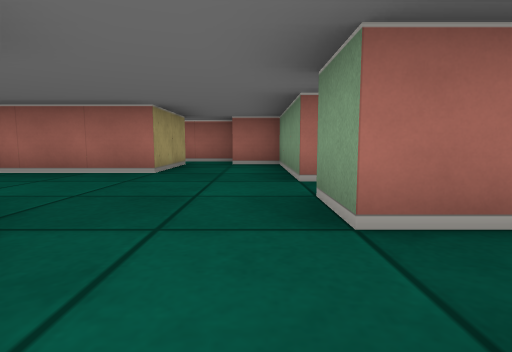
view 1 (above)

13 first-person views from a walk through a cub3D level. The camera is about half as high as the walls, tilts 6° down and sees 80° across. The floor is counted in squares. Each view is taken from the middle of a square. On the plan, view 1 faces up. The plan holds only what a view shows up to about 9 squares ahead; the rest is blank.

view 2
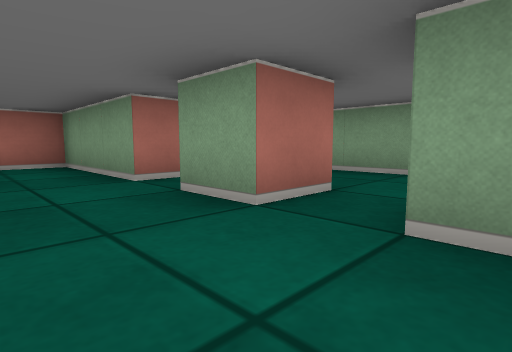

view 3
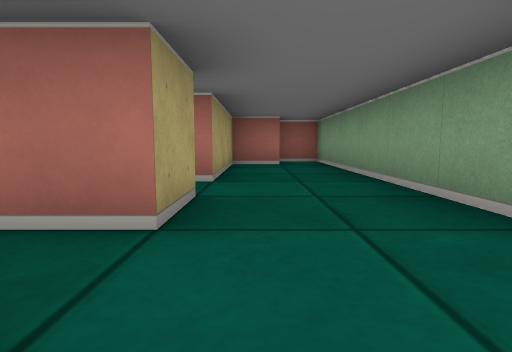

view 4
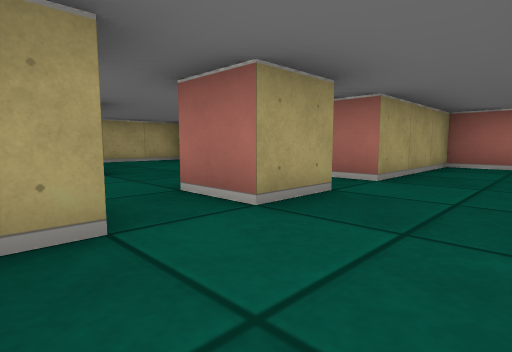

view 5
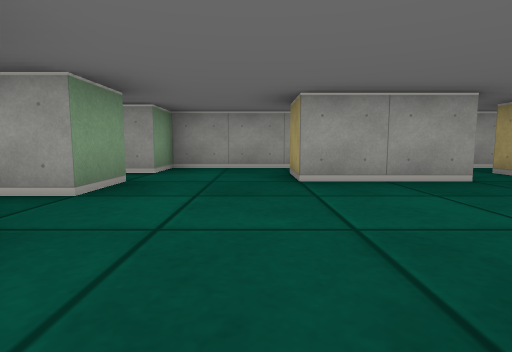

view 6
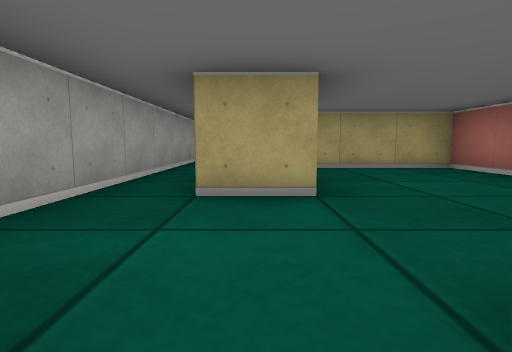

view 7
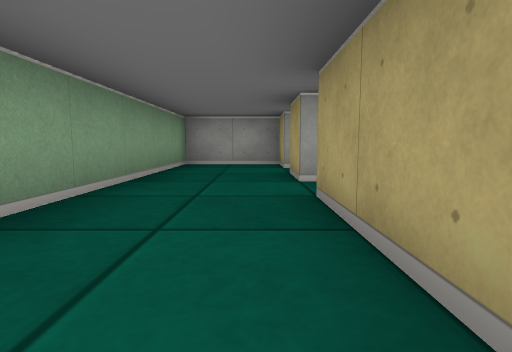

view 8
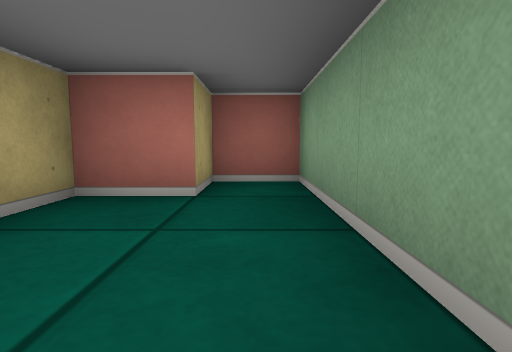

view 9
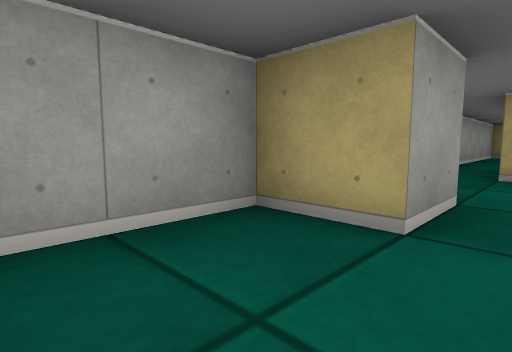

view 10
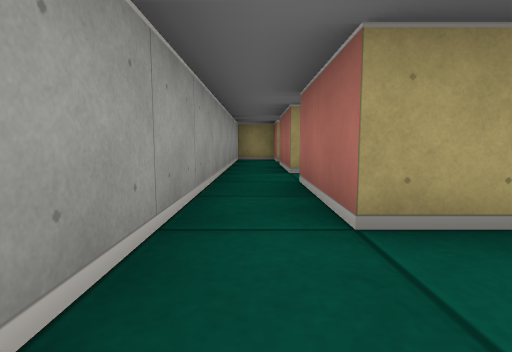

view 11
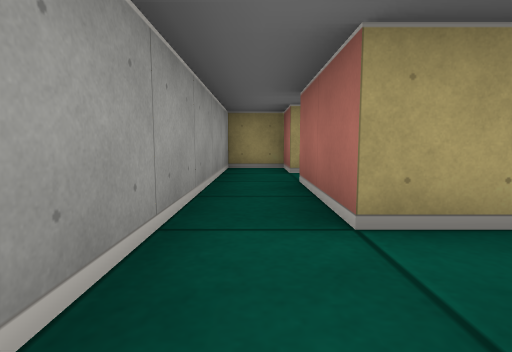

view 12
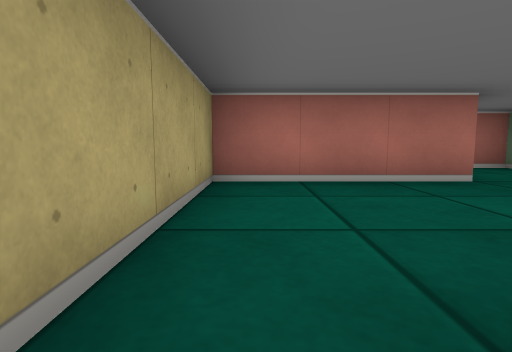

view 13
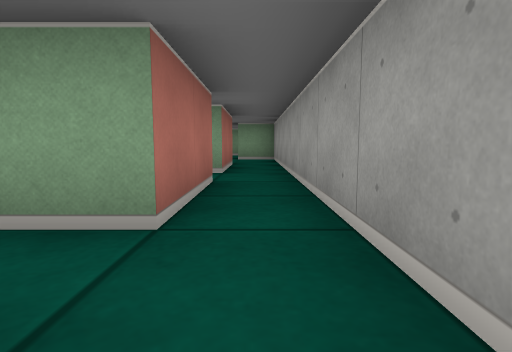

### Floor plan
Points are (right, up) in squares from view 1. A wall is a line through its corners. A room is listed if a view was taken in it or the views show most of it. See-through windows are left out.
Room 1 (views 1, 2, 3, 4, 5, 6, 7, 8, 9, 10)
walls: (0.5, 2.5) (1.5, 2.5) (1.5, 1.5) (0.5, 1.5) (0.5, 2.5); (-1.5, -0.5) (0.5, -0.5) (0.5, 0.5) (1.5, 0.5) (1.5, -0.5) (3.5, -0.5) (3.5, 7.5) (2.5, 7.5) (2.5, 6.5) (1.5, 6.5) (1.5, 3.5) (0.5, 3.5) (0.5, 6.5) (-0.5, 6.5); (-1.5, 6.5) (-1.5, 4.5) (-4.5, 4.5) (-4.5, 1.5); (-3.6, 1.5) (-1.5, 1.5) (-1.5, 0.5)
ways out: opening at (-4, 1) to room 2; opening at (-2.5, 0) to room 2; opening at (-1, 5.5)
Room 2 (views 11, 12)
walls: (-4.5, 1.5) (-4.5, 0.5) (-6.5, 0.5); (-6.5, -0.5) (-1.5, -0.5); (-1.5, 0.5) (-3.5, 0.5)
ways out: opening at (-4, 1) to room 1; opening at (-2.5, 0) to room 1; opening at (-5.5, 0) to room 3
Room 3 (view 13)
walls: (-7.5, 0.5) (-8.5, 0.5) (-8.5, -0.5) (-6.5, -0.5); (-6.5, 0.5) (-6.5, 1.4)
ways out: opening at (-5.5, 0) to room 2

Where each view was taken, in squares from view 1:
view 1: 0 up, 0 right, facing up
view 2: 0 up, 1 left, facing up-right
view 3: 0 up, 2 right, facing up
view 4: 0 up, 3 right, facing up-left
view 5: 5 up, 1 left, facing down
view 6: 1 up, 1 right, facing left
view 7: 6 up, 2 right, facing down
view 8: 4 up, 3 right, facing up
view 9: 1 up, 3 right, facing down-left
view 10: 0 up, 0 right, facing left
view 11: 0 up, 3 left, facing left
view 12: 1 up, 4 left, facing up
view 13: 0 up, 8 left, facing right
